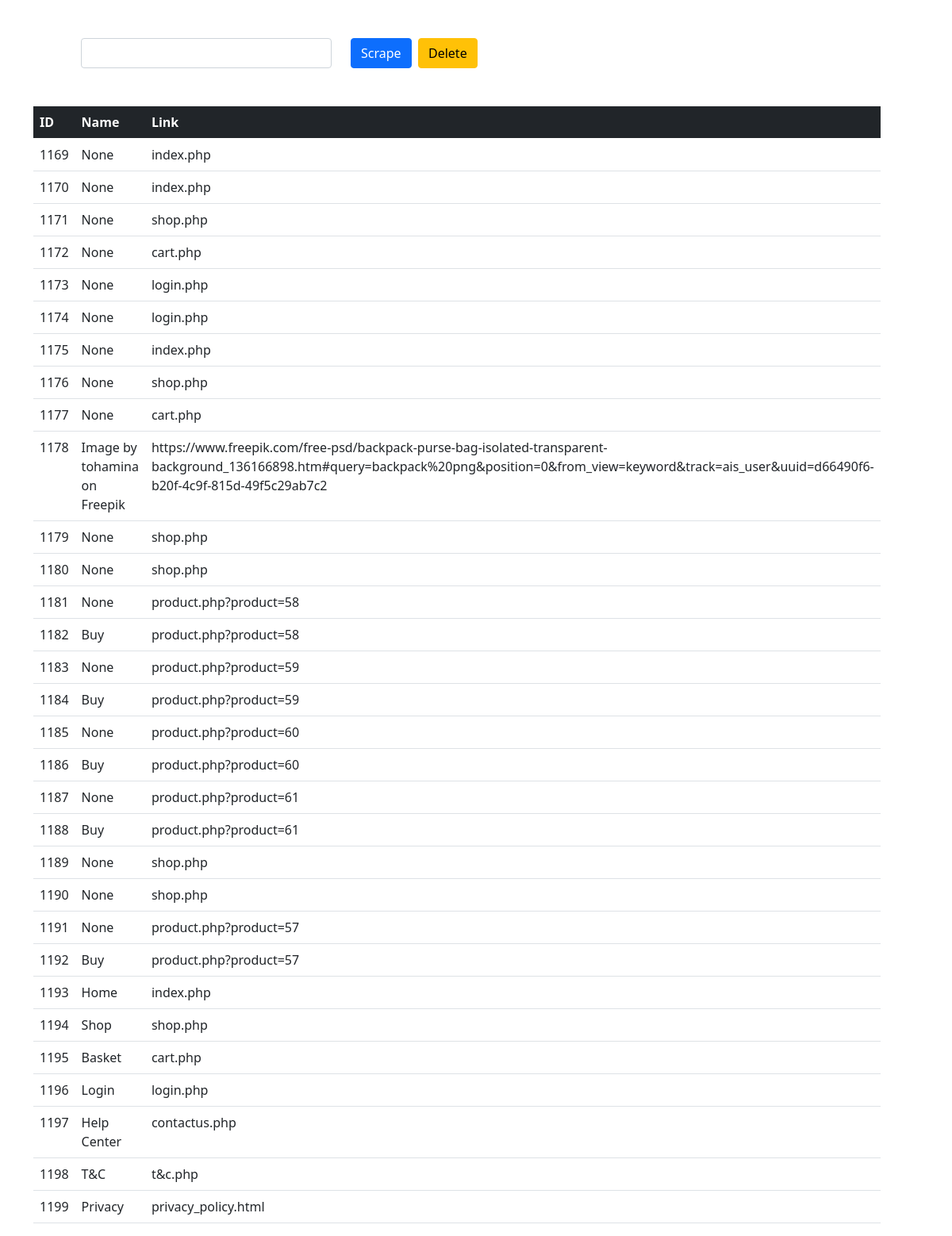
The page / on the database its author committed.
### myapp/models.py (models this page shows, shortened)
class Link(models.Model):
    address = models.CharField(max_length=1000, null=True, blank=True)
    name = models.CharField(max_length=1000, null=True, blank=True)

### myapp/views.py (the view)
# urls.py: path('', views.scrape, name="scrape"),
def scrape(request):
    if request.method == "POST":
        site = request.POST.get('site')
        page = requests.get(site)
        soup = BeautifulSoup(page.text, 'html.parser')
        for link in soup.find_all('a'):
            link_address = link.get('href')
            link_text = link.string
            Link.objects.create(address = link_address, name = link_text)
        return redirect('scrape')
    else:
        data = Link.objects.all()
    return render(request, 'myapp/result.html', {'data':data})

### myapp/templates/myapp/result.html (shortened to what this page needs)
<!DOCTYPE html>
<html lang="en">
<head>
    <link href="https://cdn.jsdelivr.net/npm/bootstrap@5.0.2/dist/css/bootstrap.min.css" rel="stylesheet">
</head>
<body>
    <div class="container">
        <div class="row m-5">
            <div class="col-md-4">
                <form action="" method="POST">
                    <input type="text" class="form-control" id="site" name="site" placeholser="Enter site address">
                </div>
                <div class="col-md-1">
                    <button class="btn btn-primary" type="submit">Scrape</button>
                </div>
                <div class="col-md-7">
                    <a href="{% url "clear" %}" class="btn btn-warning">Delete</a>
                </div>
        </div>
        <div class="row">
            <div class="col-md-8">
                <table class="table">
                    <thead>
                      <tr class="table-dark">
                        <th scope="col">ID</th>
                        <th scope="col">Name</th>
                        <th scope="col">Link</th>
                      </tr>
                    </thead>
                    <tbody>
                        {% for link in data %}
                        <tr>
                            <td>{{link.id}}</td>
                            <td>{{link.name}}</td>
                            <td>{{link.address}}</td>
                        </tr>
                        {% endfor %}
                    </tbody>
                </table>
            </div>
        </div>
    </div>
</body>
</html>

### rows shown on the page
Link: id "1169", name "None", address "index.php"
Link: id "1170", name "None", address "index.php"
Link: id "1171", name "None", address "shop.php"
Link: id "1172", name "None", address "cart.php"
Link: id "1173", name "None", address "login.php"
Link: id "1174", name "None", address "login.php"
Link: id "1175", name "None", address "index.php"
Link: id "1176", name "None", address "shop.php"
Link: id "1177", name "None", address "cart.php"
Link: id "1178", name "Image by tohamina on Freepik", address "https://www.freepik.com/free-psd/backpack-purse-bag-isolated-transparent-background_136166898.htm#query=backpack%20png&position=0&from_view=keyword&track=ais_user&uuid=d66490f6-b20f-4c9f-815d-49f5c29ab7c2"
Link: id "1179", name "None", address "shop.php"
Link: id "1180", name "None", address "shop.php"
Link: id "1181", name "None", address "product.php?product=58"
Link: id "1182", name "Buy", address "product.php?product=58"
Link: id "1183", name "None", address "product.php?product=59"
Link: id "1184", name "Buy", address "product.php?product=59"
Link: id "1185", name "None", address "product.php?product=60"
Link: id "1186", name "Buy", address "product.php?product=60"
Link: id "1187", name "None", address "product.php?product=61"
Link: id "1188", name "Buy", address "product.php?product=61"
Link: id "1189", name "None", address "shop.php"
Link: id "1190", name "None", address "shop.php"
Link: id "1191", name "None", address "product.php?product=57"
Link: id "1192", name "Buy", address "product.php?product=57"
Link: id "1193", name "Home", address "index.php"
Link: id "1194", name "Shop", address "shop.php"
Link: id "1195", name "Basket", address "cart.php"
Link: id "1196", name "Login", address "login.php"
Link: id "1197", name "Help Center", address "contactus.php"
Link: id "1198", name "T&C", address "t&c.php"
Link: id "1199", name "Privacy", address "privacy_policy.html"
